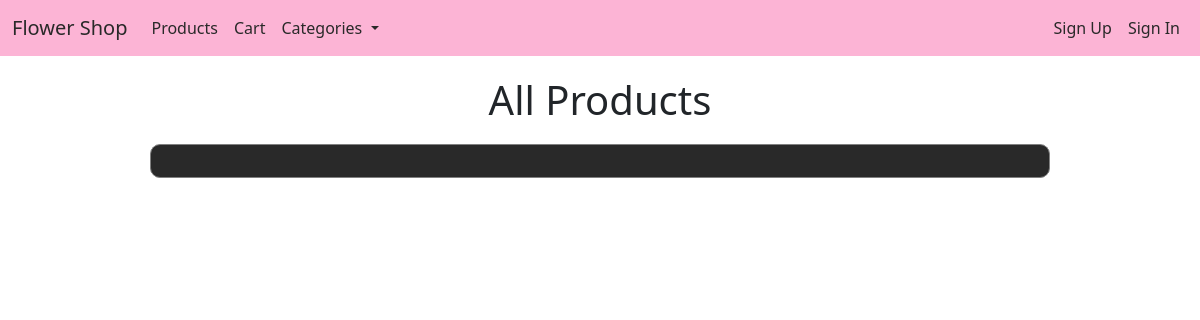
The page /products on the database as committed earlier.
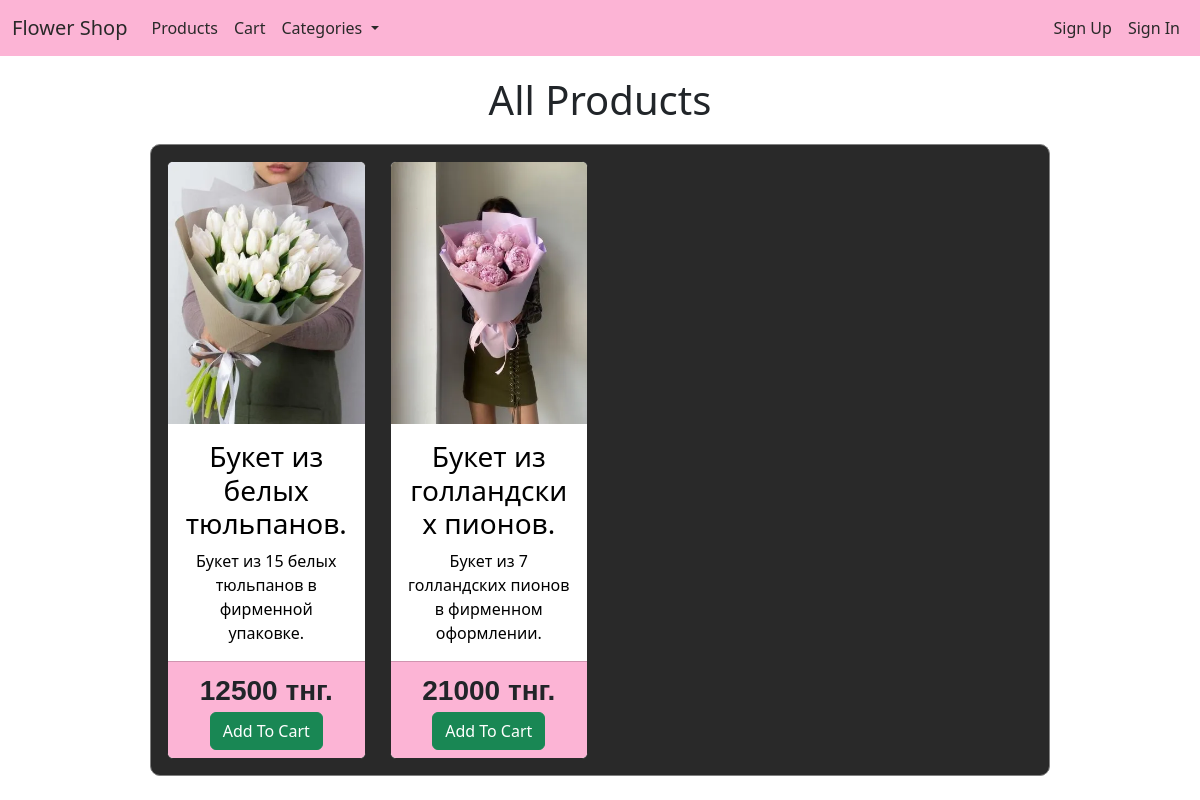
The same page on the database as committed later.
### store/models.py (models this page shows, shortened)
class Product(models.Model):
    name = models.CharField(max_length=100)
    description = models.TextField(null=True, blank=True)
    image = models.ImageField(upload_to='products')
    country = models.CharField(max_length=20, choices=COUNTRY_CHOICES)
    price = models.PositiveIntegerField()
    value = models.DecimalField(max_digits=10, decimal_places=2)
    unit = models.CharField(max_length=20, choices=UNIT_CHOICES)
    category = models.CharField(max_length=20, choices=CATEGORY_CHOICES)
    class Meta:
        verbose_name = 'Product'
        verbose_name_plural = 'Products'

### store/views.py (the view)
# urls.py: path('products', productsView, name='products_url'),
def productsView(request):
    context = {
        'categories': Category.objects.all(),
        'products': Product.objects.all(),
        'category': 'All Products'
    }
    return render(request=request, template_name='products.html', context=context)

### store/templates/products.html (shortened to what this page needs)
{% extends 'base.html' %}
{% block content %}
    <h1 align="center" style="margin: 20px;">{{ category }}</h1>
    <div class="w-75 p-3" style="border: 1px solid gray; border-radius: 10px; margin-top: 10px; background-color: #292929;">
        <div class="row row-cols-1 row-cols-md-4 g-4">
            {% for product in products %}
                <div class="col">
                    <div class="card h-100" style="border: 1px solid #292929;">
                        <a href="{% url 'view_product_url' product.id %}" style="text-decoration: none;">
                            <img src="{{ product.image.url }}" class="card-img-top" alt="...">
                            <div class="card-body" style="color: black;">
                                <h3 class="card-title">{{ product.name }}</h3>
                                <p class="card-text">{{ product.description }}</p>
                            </div>
                        </a>
                        <div class="card-footer" style="background-color: #FCB4D5;">
                            <p class="fs-3 fw-semibold" style="margin: 0px; font-family: sans-serif;">
                                {{ product.price }} тнг.
                            </p>
                            <button id="{{ product.id }}" class="btn btn-success"
                                    onclick="addToCart(this.id, '{% url 'add_cart_url' product.id %}')">
                                Add To Cart
                            </button>
                        </div>
                    </div>
                </div>
            {% endfor %}
        </div>
    </div>
{% endblock %}

### store/templates/base.html (shortened to what this page needs)
<!DOCTYPE html>
<html lang="en">
<head>
    <link rel="stylesheet" type="text/css" href="https://cdn.jsdelivr.net/npm/bootstrap@5.3.2/dist/css/bootstrap.min.css">
</head>
<body>
    <nav class="navbar navbar-expand-lg custom-pink-bg" data-bs-theme="dark">
        <div class="container-fluid">
            <a class="navbar-brand" style="color: #292929;" href="{% url 'home_url' %}">Flower Shop</a>
            <div class="collapse navbar-collapse" id="navbarSupportedContent">
                <ul class="navbar-nav me-auto mb-2 mb-lg-0">
                    <li class="nav-item">
                        <a class="nav-link" style="color: #292929;" aria-current="page" href="{% url 'products_url' %}">Products</a>
                    </li>
                    <li class="nav-item">
                        <a class="nav-link" style="color: #292929;" href="{% url 'cart_detail_url' %}">Cart</a>
                    </li>
                    <li class="nav-item dropdown">
                        <a class="nav-link dropdown-toggle" style="color: #292929;" href="#" role="button" data-bs-toggle="dropdown" aria-expanded="false">
                            Categories
                        </a>
                    </li>
                </ul>
                <ul class="navbar-nav mb-2 mb-lg-0">
    {% if user.is_authenticated %}
        <li class="nav-item">
            <a class="nav-link active" style="color: #292929;" aria-current="page" href="{% url 'profile_url' %}">Profile</a>
        </li>
        <li>
            <form class="d-flex" role="search">
                <input class="form-control me-2" type="search" placeholder="Search" aria-label="Search">
                <button class="btn btn-outline-success" style="color: #292929;" type="submit">Search</button>
            </form>
        </li>
        <li class="nav-item">
            <a class="nav-link active" style="color: #292929;" aria-current="page" href="{% url 'sign_out_url' %}">Sign Out</a>
        </li>
        {% if user.is_superuser %}
            <li class="nav-item">
                <a class="nav-link active" style="color: #292929;" href="{% url 'add_product_url' %}">Add Product</a>
            </li>
        {% endif %}
    {% else %}
        <li class="nav-item">
            <a class="nav-link active" style="color: #292929;" aria-current="page" href="{% url 'sign_up_url' %}">Sign Up</a>
        </li>
        <li class="nav-item">
            <a class="nav-link active" style="color: #292929;" aria-current="page" href="{% url 'sign_in_url' %}">Sign In</a>
        </li>
    {% endif %}
         </ul>
            </div>
        </div>
    </nav>
    <div id="content" align="center">
        {% block content %}
        {% endblock %}
    </div>
</body>
</html>

### store/templates/base.html (style rules this page uses)
.custom-pink-bg { background-color: #FCB4D5; }

Rows that differ between the two databases and show on the page:
added Product: image (picture), name "Букет из белых тюльпанов.", description "Букет из 15 белых тюльпанов в фирменной упаковке.", price "12500"
added Product: image (picture), name "Букет из голландских пионов.", description "Букет из 7 голландских пионов в фирменном оформлении.", price "21000"
